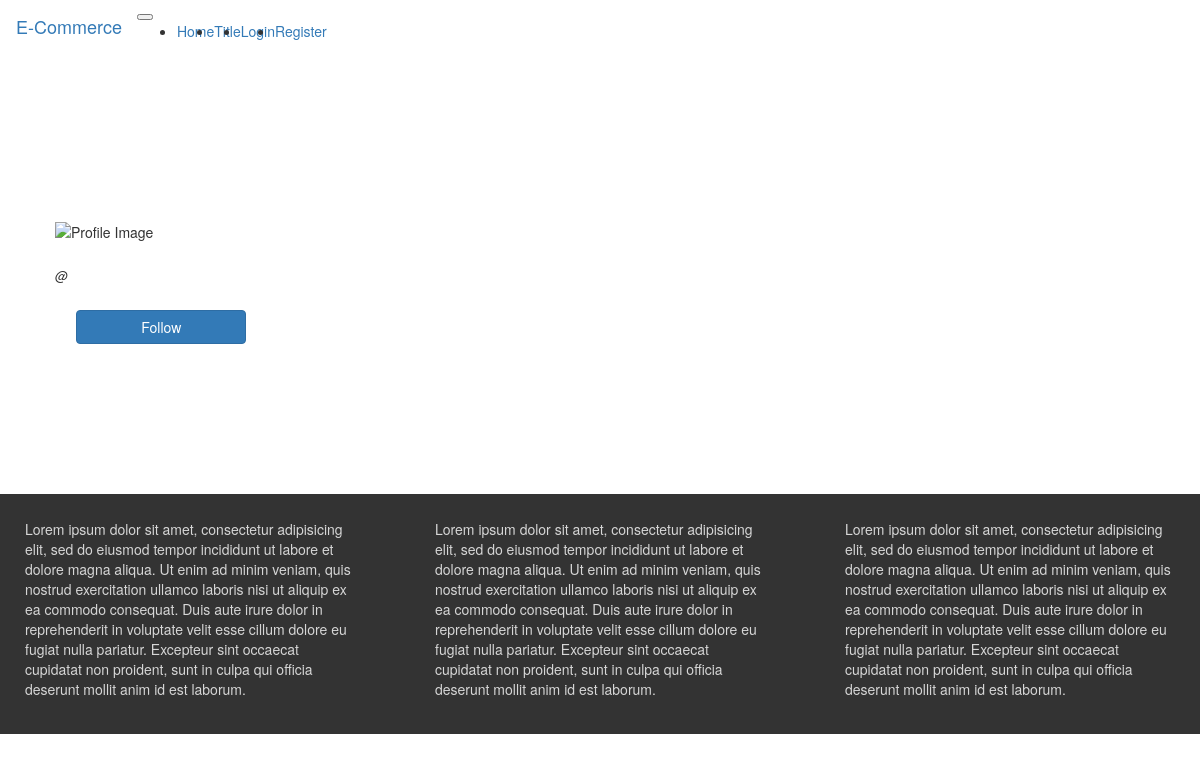
The app's page /posts/fl, older data.
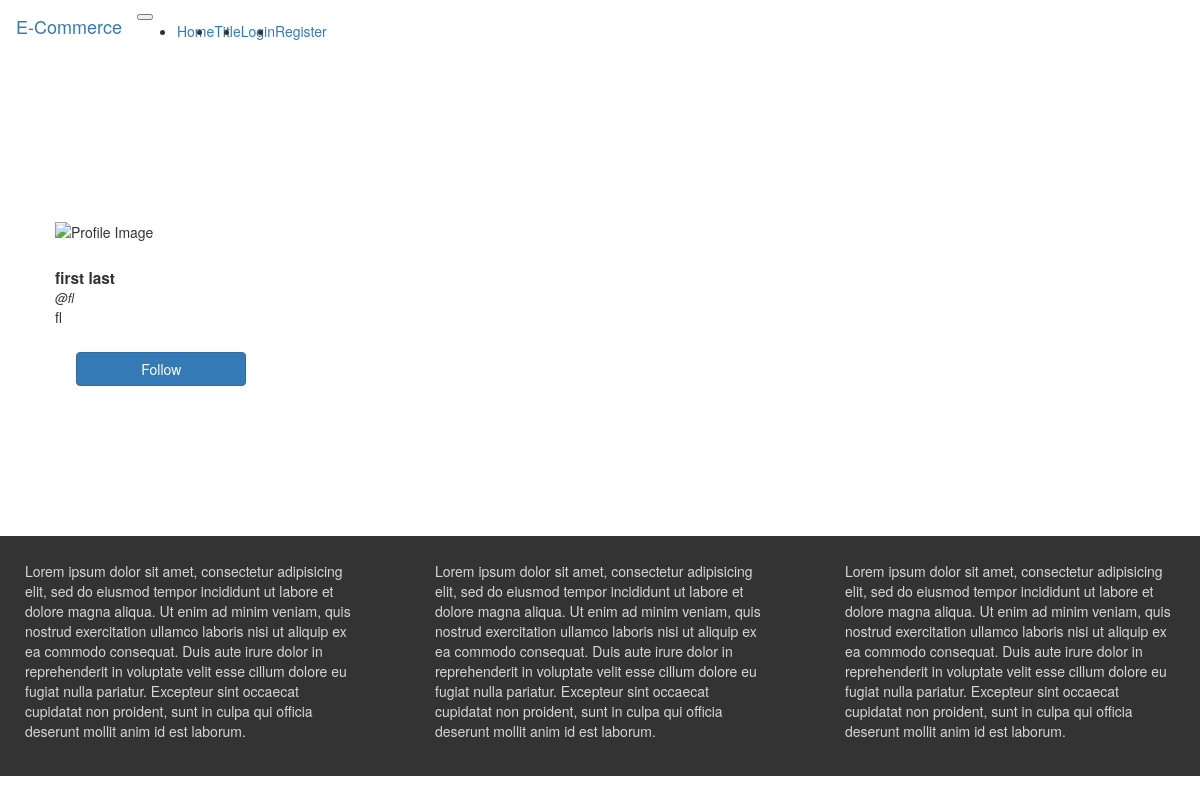
The same page, newer data.
### app/models.py (models this page shows, shortened)
class User(db.Model, UserMixin):
    id = db.Column(db.Integer, primary_key=True)
    first_name = db.Column(db.String(50))
    last_name = db.Column(db.String(50))
    age = db.Column(db.Integer)
    bio = db.Column(db.String(150))
    url = db.Column(db.String(150))
    username = db.Column(db.String(30), unique=True, index=True)
    email = db.Column(db.String(120), unique=True)
    password_hash = db.Column(db.String(256))
    posts = db.relationship('Post', backref=db.backref('user', lazy='joined'))

### app/routes.py (the view)
@login_required #decorator
@app.route('/posts/<username>', methods=['GET', 'POST'])
def posts(username):
    form = PostForm()
    person = User.query.filter_by(username=username).first()
    if form.validate_on_submit():
        tweet = form.tweet.data
        post = Post(tweet=tweet, user_id=current_user.id)
        db.session.add(post)
        db.session.commit()
        return redirect(url_for('posts', username=username))
    return render_template('posts.html', person=person, title='Posts', form=form, username=username) #tweets=tweets,

### app/templates/posts.html (shortened to what this page needs)
{% extends 'base.html' %}
{% import 'bootstrap/wtf.html' as wtf %}
{% block app_content %}
  <div class="container top-margin-lg">
    <div class="row">
      <div class="col-md-3">
        <div class="card">
          <div class="card-img-top">
            <img src="{{ person.url }}" alt="Profile Image" class="product-img">
          </div>
          <div class="card-title">{{ person.first_name }} {{ person.last_name }}</div>
          <div class="card-subtitle">@{{ person.username }}</div>
          <div class="card-text">
            <p>{{ person.bio }}</p>
          </div>
          <button class="btn btn-primary">Follow</button>
        </div>
      </div>
      <div class="col-md-8 offset-md-1">
      </div>
    </div>
  </div>
{% endblock %}

Row changes from the older to the newer data that the page shows:
added User: first_name "first", last_name "last", username "fl", bio "fl"
